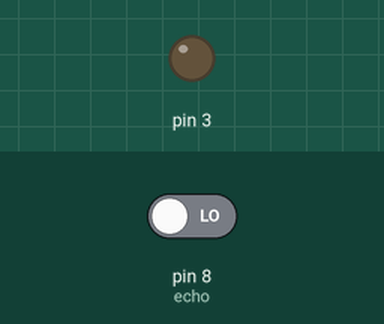
Simulated run of this sketch. Board: Arduino Uno, built with avr-gcc and run on an emulated ATmega328P. On the bench: output pins drawn as LEDs (lit = HIGH). The inputs (shaded band) are chosen by the test bench; at power-on: pin 8 (echo) LOW. Pins used as bus, display or sensor lines are not drawn.

Above: at 0.5 s.
At 2.2 s:
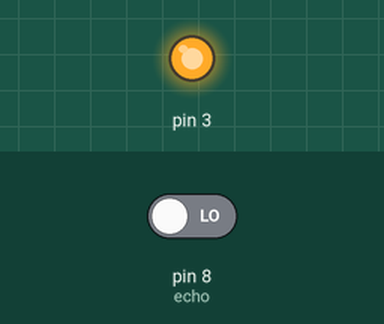
Timing chart, 0 to 7.8 s (numbered marks = the images above):
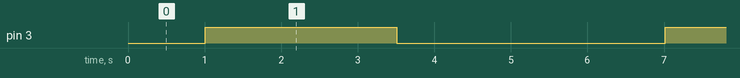

The sketch:

PT_9_FOCO_110V_CON_SENSOR_MOVIMIENTO.ino
```cpp
#define echo 8
#define trig 9


void setup() {

  pinMode(echo, INPUT);     // define el pin 2 como entrada (echo)
  pinMode(trig, OUTPUT);    // define el pin 3 como salida  (triger)

  pinMode(3, OUTPUT);

}

// the loop function runs over and over again forever
void loop() {

  long duration, distance;


  digitalWrite(trig, LOW);

  delay(2);

  digitalWrite(trig, HIGH);

  delay(5);

  digitalWrite(trig, LOW);

  duration = pulseIn(echo, HIGH);

  distance = (duration/2)*0.0343;

  if (distance < 50)
  {
   digitalWrite(3, HIGH);
   delay(2500);
   digitalWrite(3, LOW);
   delay(2500);

  }else{

  }


}
```

Measured:
- by itself, pin 3: alternates HIGH for 2.5 s and LOW for 3.5 s
